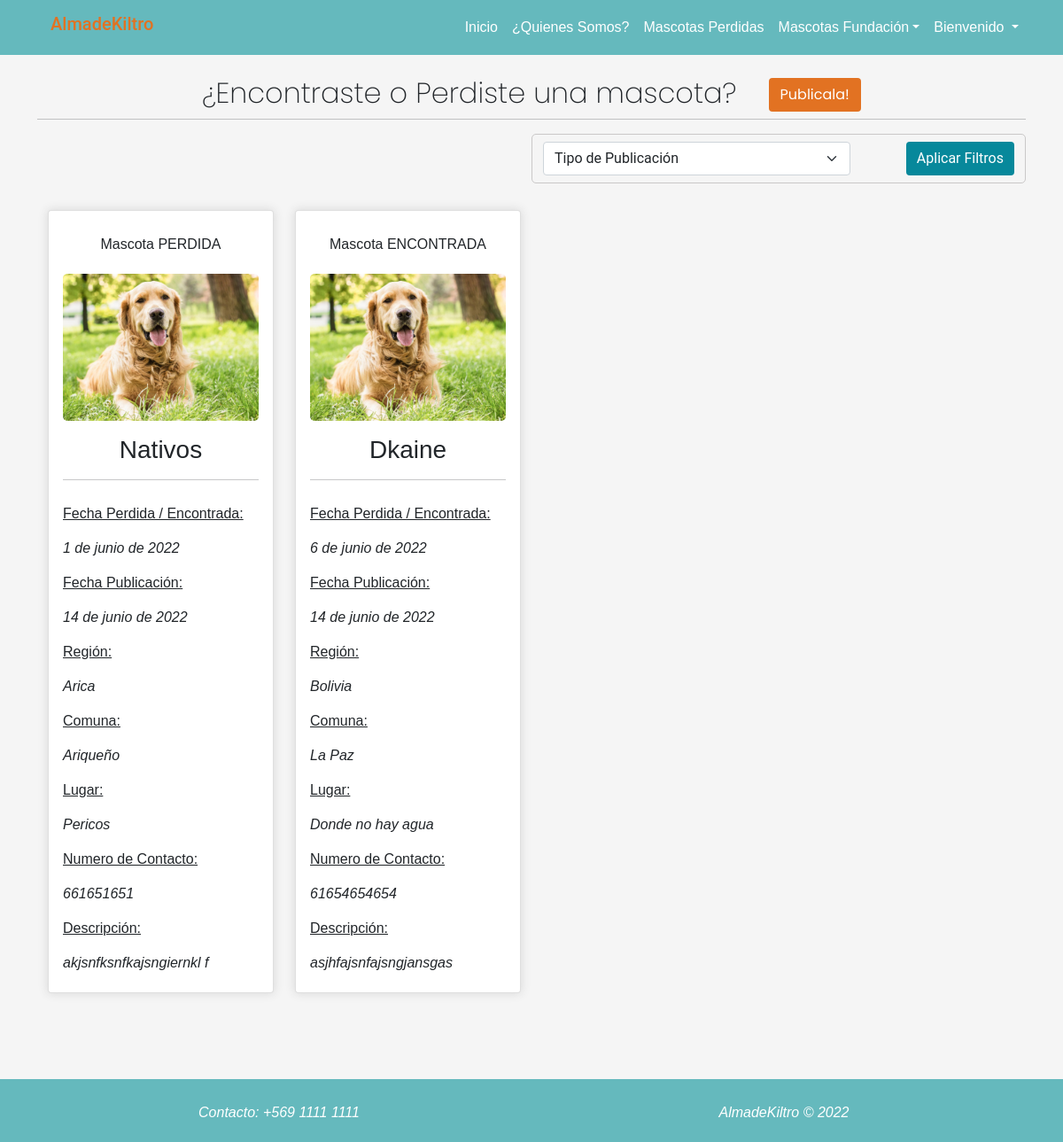
The page /mascotas_desaparecidas/ (signed in) on the database its author committed.
### app/models.py (models this page shows, shortened)
class MascotaDesaparecida(models.Model):
    nombre_desaparecida = models.CharField(max_length=250)
    imagen = models.ImageField(upload_to="mascotas_desaparecidas", null = True)
    fecha_desaparecida = models.DateField()
    fecha_publicacion = models.DateField(auto_now=True)
    region = models.CharField(max_length=250)
    comuna = models.CharField(max_length=250)
    lugar = models.CharField(max_length=250)
    numero_contacto = models.IntegerField(blank=True, null=True)
    descripcion = models.TextField()
    tipo_publicacion = models.CharField(max_length=50,choices=opciones_publicacion)

### app/views.py (the view)
# urls.py: path('mascotas_desaparecidas/', mascotasDesaparecidas, name="mascotas_desaparecidas"),
def mascotasDesaparecidas(request):
    queryset = request.POST.get("buscar")
    filtro=[]
    if queryset != None and queryset != '-1':
        filtro.append(('tipo_publicacion', queryset))
    mascotas = MascotaDesaparecida.objects.all()
    if len(filtro)>0:
        mascotas = MascotaDesaparecida.objects.filter(
            *filtro
        )
    data = {
        'mascotas': mascotas
    }
    return render(request, 'app/mascotas_desaparecidas/mascotas.html', data)

### app/templates/app/mascotas_desaparecidas/mascotas.html (shortened to what this page needs)
{% extends 'app/base.html' %}
{% load static %}
{% block css %}
<link rel="stylesheet" href="{% static 'app/css/mascotas.css' %}">
{% endblock %}
{% block contenido %}
<div class="container ">
    <div class="row">
        <h2 class="text-center letraInicio">¿Encontraste o Perdiste una mascota? &nbsp; &nbsp;<a class="btn btn-outline linkPublicar" href="{% url 'agregar_mascota_desaparecida' %}">Publicala!</a></h2>
        <hr>
        <div class="col-6 offset-6 search bordeFiltro pt-2">
            <form method="POST" class="row justify-content-between">
                <div class="col-8 mb-2">
                    <select class="form-select" aria-label="Default select example" name="buscar">
                        <option value="-1"selected>Tipo de Publicación</option>
                    </select>
                </div>
                <div class="col-4 d-flex justify-content-end mb-2">
                    <button type="submit" class="btn btnSolicitar text-white" value="search">Aplicar Filtros</button>
                </div>
            </form>
        </div>
    </div>
    <div class="row">{% for m in mascotas %}
        <div class="col-lg-3 col-md-4 col-xs-4 offset-xs-4 ">
            <div class="card mb-5 cardHeader">
                <div class="card-body cardMascota">
                    <div class="marginCard">
                        {% if m.tipo_publicacion == 'Mascota Perdida' %}
                        <div class="form-group mb-3 text-center">
                            <label for="descripcion">Mascota PERDIDA</label>
                        </div>
                        {% elif m.tipo_publicacion == 'Mascota Encontrada' %}
                        <div class="form-group mb-3 text-center">
                            <label for="descripcion">Mascota ENCONTRADA</label>
                        </div>
                        {% endif %}
                        <div class="text-center">
                            {% if m.imagen %}
                            <img src="{{ m.imagen.url }}" class="img-fluid mb-3 imagenDesaparecida" alt="...">
                            {% endif %}
                        </div>
                        <h3 class="text-center">{{ m.nombre_desaparecida}}</h3>
                        <hr>
                        <div class="form-group">
                            <label for="fechaDesaparicion"><u>Fecha Perdida / Encontrada:</u></label>
                            <p id="fechaDesaparicion">{{ m.fecha_desaparecida }}</p>
                        </div>
                        <div class="form-group">
                            <label for="fechaPublicacion"><u>Fecha Publicación:</u></label>
                            <p id="fechaPublicacion">{{ m.fecha_publicacion }}</p>
                        </div>
                        <div class="form-group">
                            <label for="region"><u>Región:</u></label>
                            <p id="region">{{ m.region }}</p>
                        </div>
                        <div class="form-group">
                            <label for="comuna"><u>Comuna:</u></label>
                            <p id="comuna">{{ m.comuna }}</p>
                        </div>
                        <div class="form-group">
                            <label for="lugar"><u>Lugar:</u></label>
                            <p id="lugar">{{ m.lugar }}</p>
                        </div>
                        <div class="form-group">
                            <label for="numContacto"><u>Numero de Contacto:</u></label>
                            <p id="numContacto">{{ m.numero_contacto }}</p>
                        </div>
                        <div class="form-group">
                            <label for="descripcion"><u>Descripción:</u></label>
                            <p id="descripcion">{{ m.descripcion }}</p>
                        </div>
                    </div>
                </div>
            </div>
        </div>
        {% empty %}
        <div class="row">
            <div class="col-12 text-center mt-4">
                <h1>¡Oh no! Lo sentimos no tenemos publicaciones de ese tipo</h1>
            </div>
        </div>
        {% endfor %}
    </div>
</div>
{% endblock %}

### app/static/app/css/navbar.css (style rules this page uses)
body { font-family: 'Roboto', sans-serif; }
* { margin: 0; padding: 0; }

### app/static/app/css/style.css (style rules this page uses)
html { min-height: 100%; position: relative; }
img { width: 300px }
body { background-color: whitesmoke; }

### app/static/app/css/mascotas.css (style rules this page uses)
.cardHeader { box-shadow: 0px 0px 11px #d5d5d5; margin-top: 30px; }
.btnSolicitar { background-color: #07889B; border: #07889B; }
.cardMascota { min-height: 300px; }
h3 { font-family: 'Merriweather Sans', sans-serif; font-style: medium; font-weight:500; }
p { font-family: 'Poppins'; font-style: italic; font-weight: 400; }
.imagenDesaparecida { border-radius: 5px 5px 5px 5px; }
.bordeFiltro { border: 1px solid rgb(202, 200, 200); border-radius: 5px 5px 5px 5px; }
.linkPublicar { color: white; background-color: #e27222; }
label , p { font-family: 'Merriweather Sans', sans-serif; font-style: medium; font-weight:300; margin-top: 10px; margin-bottom: 5px; }
.letraInicio { font-family: 'Poppins'; font-style: ExtraLigth; font-weight:200; }

### rows shown on the page
MascotaDesaparecida: tipo_publicacion "Mascota PERDIDA", imagen (picture), nombre_desaparecida "Nativos", fecha_desaparecida "1 de junio de 2022", fecha_publicacion "14 de junio de 2022", region "Arica", comuna "Ariqueño", lugar "Pericos", numero_contacto "661651651", descripcion "akjsnfksnfkajsngiernkl f"
MascotaDesaparecida: shows "Mascota ENCONTRADA", imagen (picture), nombre_desaparecida "Dkaine", fecha_desaparecida "6 de junio de 2022", fecha_publicacion "14 de junio de 2022", region "Bolivia", comuna "La Paz", lugar "Donde no hay agua", numero_contacto "61654654654", descripcion "asjhfajsnfajsngjansgas"
